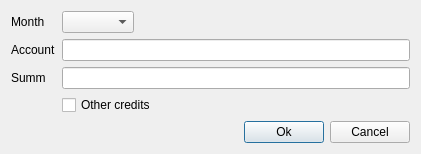
<?xml version="1.0" encoding="UTF-8"?>
<ui version="4.0">
 <class>EditBudget</class>
 <widget class="QDialog" name="EditBudget">
  <property name="geometry">
   <rect>
    <x>0</x>
    <y>0</y>
    <width>421</width>
    <height>154</height>
   </rect>
  </property>
  <property name="windowTitle">
   <string>Dialog</string>
  </property>
  <layout class="QVBoxLayout" name="verticalLayout">
   <item>
    <layout class="QFormLayout" name="formLayout">
     <property name="fieldGrowthPolicy">
      <enum>QFormLayout::ExpandingFieldsGrow</enum>
     </property>
     <item row="1" column="0">
      <widget class="QLabel" name="label">
       <property name="text">
        <string>Account</string>
       </property>
      </widget>
     </item>
     <item row="2" column="0">
      <widget class="QLabel" name="label_2">
       <property name="text">
        <string>Summ</string>
       </property>
      </widget>
     </item>
     <item row="1" column="1">
      <widget class="AccountOper2" name="accountEdit"/>
     </item>
     <item row="2" column="1">
      <widget class="currencyEdit" name="summEdit"/>
     </item>
     <item row="3" column="1">
      <widget class="QCheckBox" name="checkBox">
       <property name="text">
        <string>Other credits</string>
       </property>
      </widget>
     </item>
     <item row="0" column="0">
      <widget class="QLabel" name="label_3">
       <property name="text">
        <string>Month</string>
       </property>
      </widget>
     </item>
     <item row="0" column="1">
      <widget class="QComboBox" name="comboBox"/>
     </item>
    </layout>
   </item>
   <item>
    <layout class="QHBoxLayout" name="horizontalLayout">
     <item>
      <spacer name="horizontalSpacer">
       <property name="orientation">
        <enum>Qt::Horizontal</enum>
       </property>
       <property name="sizeHint" stdset="0">
        <size>
         <width>40</width>
         <height>20</height>
        </size>
       </property>
      </spacer>
     </item>
     <item>
      <widget class="QPushButton" name="okButton">
       <property name="text">
        <string>Ok</string>
       </property>
      </widget>
     </item>
     <item>
      <widget class="QPushButton" name="cancelButton">
       <property name="text">
        <string>Cancel</string>
       </property>
      </widget>
     </item>
    </layout>
   </item>
  </layout>
 </widget>
 <customwidgets>
  <customwidget>
   <class>AccountOper2</class>
   <extends>QLineEdit</extends>
   <header location="global">accountoper2.h</header>
  </customwidget>
  <customwidget>
   <class>currencyEdit</class>
   <extends>QLineEdit</extends>
   <header location="global">widgets/currencyedit.h</header>
  </customwidget>
 </customwidgets>
 <resources/>
 <connections/>
</ui>
